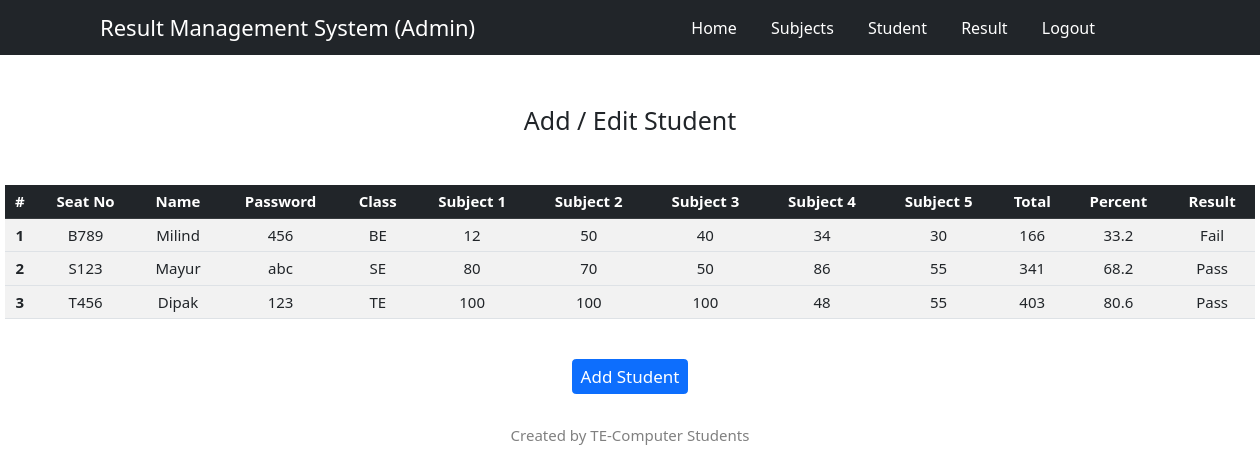
/edit_student.php, run on the app's committed database.
### tables this page shows
CREATE TABLE `stud` (
  `seatno` varchar(10) NOT NULL,
  `name` varchar(50) NOT NULL,
  `pass` varchar(15) NOT NULL,
  `class` varchar(5) NOT NULL,
  `m1` int(3) NOT NULL,
  `m2` int(3) NOT NULL,
  `m3` int(3) NOT NULL,
  `m4` int(3) NOT NULL,
  `m5` int(3) NOT NULL,
  `total` int(3) NOT NULL,
  `percent` float NOT NULL,
  `result` char(3) NOT NULL
);

### edit_student.php (the view, shortened to what this page needs)
<!DOCTYPE html>
<html lang="en">
<head>
    <link href="https://cdn.jsdelivr.net/npm/bootstrap@5.3.0-alpha3/dist/css/bootstrap.min.css" rel="stylesheet">
    <link rel="stylesheet" href="https://cdn.jsdelivr.net/npm/bootstrap-icons@1.10.5/font/bootstrap-icons.css">
</head>
<body>
    <?php
        include('init.php');
        $sql1 = "SELECT * FROM stud";
        $res = mysqli_query($con, $sql1);
        $num_rows = mysqli_num_rows($res);
    ?>
    <nav class="navbar">
        <div>
            <p class="heading">Result Management System (Admin)</p>
            <p class="menu-btn">
                <a href="index.php">Home</a>
                <a href="edit_subject.php">Subjects</a>
                <a href="edit_student.php">Student</a>
                <a href="edit_result.php">Result</a>
                <a href="login.php">Logout</a>
            </p>
        </div>
    </nav>
    <div class="container">
        <h1 id="dash-title">Add / Edit Student</h1>
    </div>
    <div class="info">
        <table class="table table-striped table-hover">
        <thead>
            <tr class="table-dark">
                <th scope="col">#</th>
                <th scope="col">Seat No</th>
                <th scope="col">Name</th>
                <th scope="col">Password</th>
                <th scope="col">Class</th>
                <th scope="col">Subject 1</th>
                <th scope="col">Subject 2</th>
                <th scope="col">Subject 3</th>
                <th scope="col">Subject 4</th>
                <th scope="col">Subject 5</th>
                <th scope="col">Total</th>
                <th scope="col">Percent</th>
                <th scope="col">Result</th>
            </tr>
        </thead>
<?php
$i=1;
if($num_rows>0)
{
    while($row=mysqli_fetch_array($res))
    {
        $rr = $row['result'];
        if($rr =='p' || $rr =='P')
        {
            $resl = 'Pass';
        } else {
            $resl = 'Fail';
        }
        echo'
        <tbody
            <tr>
                <th>'.$i.'</th>
                <td>'.$row['seatno'].'</td>
                <td>'.$row['name'].'</td>
                <td>'.$row['pass'].'</td>
                <td>'.$row['class'].'</td>
                <td>'.$row['m1'].'</td>
                <td>'.$row['m2'].'</td>
                <td>'.$row['m3'].'</td>
                <td>'.$row['m4'].'</td>
                <td>'.$row['m5'].'</td>
                <td>'.$row['total'].'</td>
                <td>'.$row['percent'].'</td>
                <td>'.$resl.'</td>
            </tr>
        </tbody>';
        $i++;
    }
}
?>
        </table>
        <div class="col-12">
            <a href="add_student.php">
            <button type="submit btn" class="btn btn-primary">Add Student</button></a>
        </div>
    </div>
    <footer>
        <div class="foot">
            <p>Created by TE-Computer Students</p>
        </div>
    </footer>
</body>
</html>

### edit_student.php (style rules this page uses)
* { font-family: "Segoe UI", Tahoma, Geneva, Verdana, sans-serif; }
html { font-size: 10px; }
.navbar { background-color: #212529; color: white; height: 5.5rem; }
.navbar div { display: flex; height: 5.5rem; align-items: center; }
.heading { font-size: 2.2rem; margin-left: 10rem; }
.menu-btn { font-size: 1.6rem; position: absolute; right: 0; margin-right: 15rem; }
.menu-btn a { color: white; text-decoration: none; padding: 0.5rem; margin: auto 1rem; }
#dash-title { margin: 5rem auto auto auto; text-align: center; }
.info { justify-content: center; width: 125rem; font-size: 1.5rem; align-items: center; text-align: center; margin: 5rem auto auto auto; }
.foot { text-align: center; margin-top: 3rem; font-size: 1.5rem; color: gray; }
.btn { font-size: 1.7rem; margin-top: 3rem; }

### data on the page
stud: seatno "B789", name "Milind", pass "456", class "BE", m1 "12", m2 "50", m3 "40", m4 "34", m5 "30", total "166", percent "33.2", result "Fail"
stud: seatno "S123", name "Mayur", pass "abc", class "SE", m1 "80", m2 "70", m3 "50", m4 "86", m5 "55", total "341", percent "68.2", result "Pass"
stud: seatno "T456", name "Dipak", pass "123", class "TE", m1 "100", m2 "100", m3 "100", m4 "48", m5 "55", total "403", percent "80.6", result "Pass"
